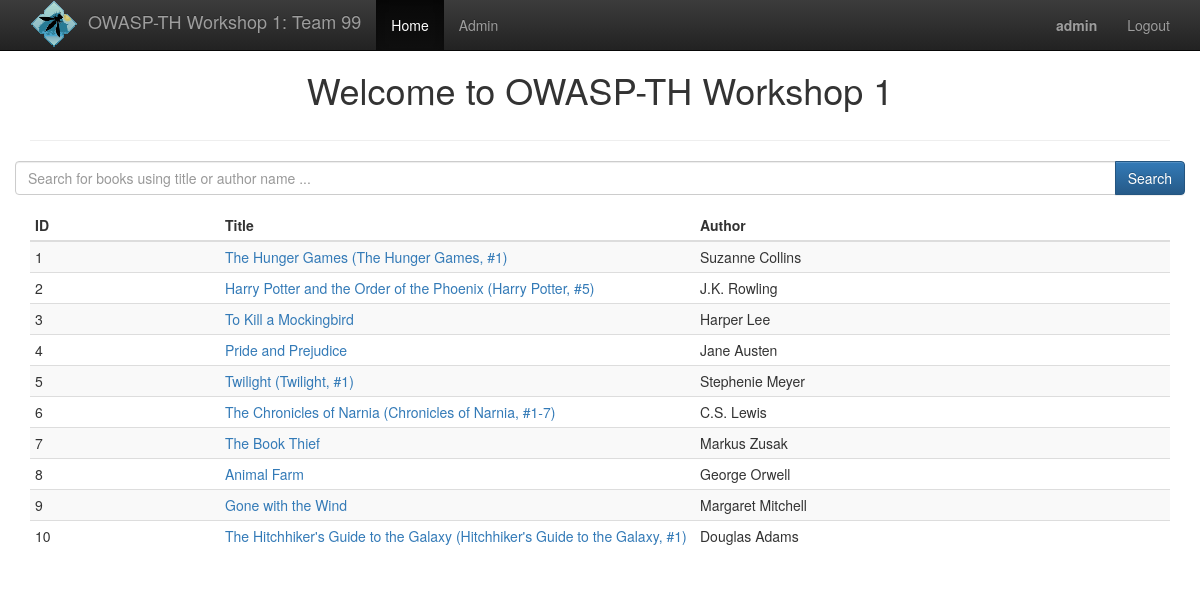
/index.php (signed in), run on the app's committed database.
### tables this page shows
CREATE TABLE books (
    id INTEGER(11) NOT NULL AUTO_INCREMENT PRIMARY KEY,
    title VARCHAR(256) NOT NULL,
    author VARCHAR(256) NOT NULL
);

### src/config.php (called while the page is built, shortened)
<?php
$team = 'Team 99';

### src/index.php (the view, shortened to what this page needs)
<?php
require('config.php');
if(empty($_COOKIE['username'])){
    setcookie('username', 'anonymous');
    $username = 'anonymous';
}else {
    $username = $_COOKIE['username'];
}
if ($username == 'anonymous'){
    $loggedin = false;
}else{
    $loggedin = true;
}
if(empty($_GET['query'])){
    $sql = 'select * from books limit 10';
}else{
    $query = '%'.$_GET['query'].'%';
    $sql = "select * from books where title like '$query' limit 10";
}
$books = array();
$result = mysql_query($sql);
if($result){
    while($row = mysql_fetch_array($result)){
        array_push($books, $row);
    }
}else{
    echo mysql_error($db);
}
?>
<!doctype html>
<html>
<head>
  <link rel="stylesheet" href="public/css/bootstrap.min.css">
  <link rel="stylesheet" href="public/css/bootstrap-theme.min.css">
  <link rel="stylesheet" href="public/style.css">
  <link rel="stylesheet" href="public/style.css">
</head>
<body>
  <nav class="navbar navbar-inverse navbar-fixed-top">
    <div class="container">
      <div class="navbar-header">
        <a class="navbar-brand" href="#">
            <img src="public/img/logo_sm.png" alt="OWASP Thailand Logo"/>
            OWASP-TH Workshop 1: <?php echo $team; ?>
        </a>
      </div>
      <div id="navbar" class="collapse navbar-collapse">
        <ul class="nav navbar-nav">
          <li class="active"><a href="#">Home</a></li>
          <?php if($loggedin): ?>
            <li><a href="admin.php">Admin</a></li>
          <?php endif; ?>
        </ul>
        <ul class="nav navbar-nav navbar-right">
          <?php if($loggedin): ?>
            <li><a href="#" class="username"><?php echo $username; ?></a></li>
            <li><a href="logout.php">Logout</a></li>
          <?php else: ?>
            <li><a href="login.php">Login</a></li>
          <?php endif; ?>
        </ul>
      </div>
    </div>
  </nav>
  <div class="container">
    <div id="header" class="row">
      <div class="col-md-12 center">
        <h1>Welcome to OWASP-TH Workshop 1</h1>
      </div>
    </div>
    <hr/>
    <div id="search-form" class="row">
      <div class="col-md-12">
        <form class="form-horizontal" method="GET" action="">
          <div class="form-group">
            <div class="input-group">
              <input id="query" name="query" type="text" class="form-control" placeholder="Search for books using title or author name ...">
              <span class="input-group-btn">
                <button class="btn btn-primary" type="submit">Search</button>
              </span>
            </div>
          </div>
        </form>
      </div>
    </div>
    <div id="search-result" class="row">
      <div class="col-md-12">
        <?php if(!empty($books)):  ?>
          <table class="table table-condensed table-hover table-striped">
            <thead>
              <tr>
                <th class="col-md-2">ID</th>
                <th class="col-md-5">Title</th>
                <th class="col-md-5">Author</th>
              </tr>
            </thead>
            <tbody>
              <?php foreach($books as $book):    ?>
                <tr>
                  <td><?php echo $book[0]; ?></td>
                  <td>
                      <a href="item.php?id=<?php echo $book[0];?>">
                      <?php echo $book[1]; ?>
                      </a>
                  </td>
                  <td><?php echo $book[2];?></td>
                </tr>
              <?php endforeach; ?>
            </tbody>
          </table>
        <?php endif; ?>
      </div>
    </div>
  </div>
</body>
</html>

### src/public/style.css (style rules this page uses)
body { padding-top: 50px; }
.center { text-align:center; }
.username { font-weight:bold; color:#265a88; }
.navbar-brand { padding: 0px 15px; }
.navbar-brand>img { display:inline-block; margin-right: 5px; }

### data on the page
books: id "1", title "The Hunger Games (The Hunger Games, #1)", author "Suzanne Collins"
books: id "2", title "Harry Potter and the Order of the Phoenix (Harry Potter, #5)", author "J.K. Rowling"
books: id "3", title "To Kill a Mockingbird", author "Harper Lee"
books: id "4", title "Pride and Prejudice", author "Jane Austen"
books: id "5", title "Twilight (Twilight, #1)", author "Stephenie Meyer"
books: id "6", title "The Chronicles of Narnia (Chronicles of Narnia, #1-7)", author "C.S. Lewis"
books: id "7", title "The Book Thief", author "Markus Zusak"
books: id "8", title "Animal Farm", author "George Orwell"
books: id "9", title "Gone with the Wind", author "Margaret Mitchell"
books: id "10", title "The Hitchhiker's Guide to the Galaxy (Hitchhiker's Guide to the Galaxy, #1)", author "Douglas Adams"

### other printed values
$team "Team 99"
$username "admin"
